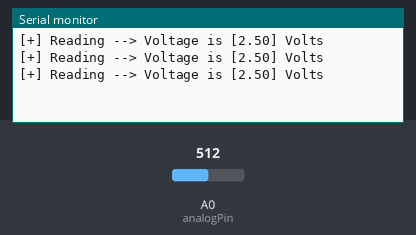
The sketch below on a simulated Arduino Uno, built with avr-gcc and run on an emulated ATmega328P. Shown: the last lines printed to the serial monitor. The test bench sets the inputs (shaded band); at power-on: A0 (analogPin) = 512.

Above: at 1.3 s.
1.4 s: A0 (analogPin) set to 716
At 1.9 s:
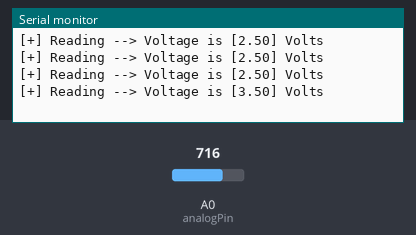
2.9 s: A0 (analogPin) set to 900
At 3.4 s:
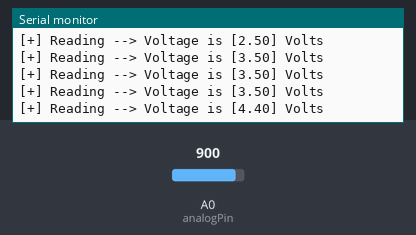
Timing chart, 0 to 5.9 s (numbered marks = the images above; inputs shaded):
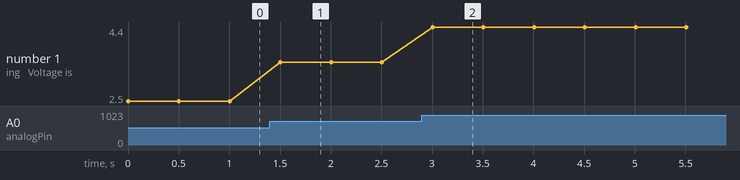

Measured:
- after the input at 1.4 s, the serial monitor: prints a new line after 0.10 s (image 1)
- after the input at 2.9 s, the serial monitor: prints a new line after 0.10 s (image 2)
- plotted number 1: 2.5 → 3.5 after the input at 1.4 s, 3.5 → 4.4 after the input at 2.9 s

The sketch:

8._Analog_Voltage_Measurement.ino
```cpp
/*
Title: Analog Voltage Measurement and Display

This Arduino program reads an analog signal from pin A0, calculates the corresponding voltage,
and displays the result on the Serial Monitor in volts. It uses a constant to represent the Arduino's reference voltage
(typically 5V for most boards). This example is useful for monitoring analog signals like sensors or potentiometers.

Required Materials:
  - Arduino Uno board
  - USB power cable
  - Potentiometer or analog sensor
  - Breadboard and connecting wires
*/

const int analogPin = A0;
float V_out = 0;
const int sleep = 500;
float voltage = 0.0;
const float VOLTAGE_ARDUINO = 5.0;

void setup() {
  pinMode(analogPin, INPUT);
  Serial.begin(9600);
}

void loop() {
  V_out = analogRead(analogPin);
  voltage = (V_out * VOLTAGE_ARDUINO) / 1023.0;
  Serial.println("[+] Reading --> Voltage is [" + String(voltage) + "] Volts");
  delay(sleep);
}
```
